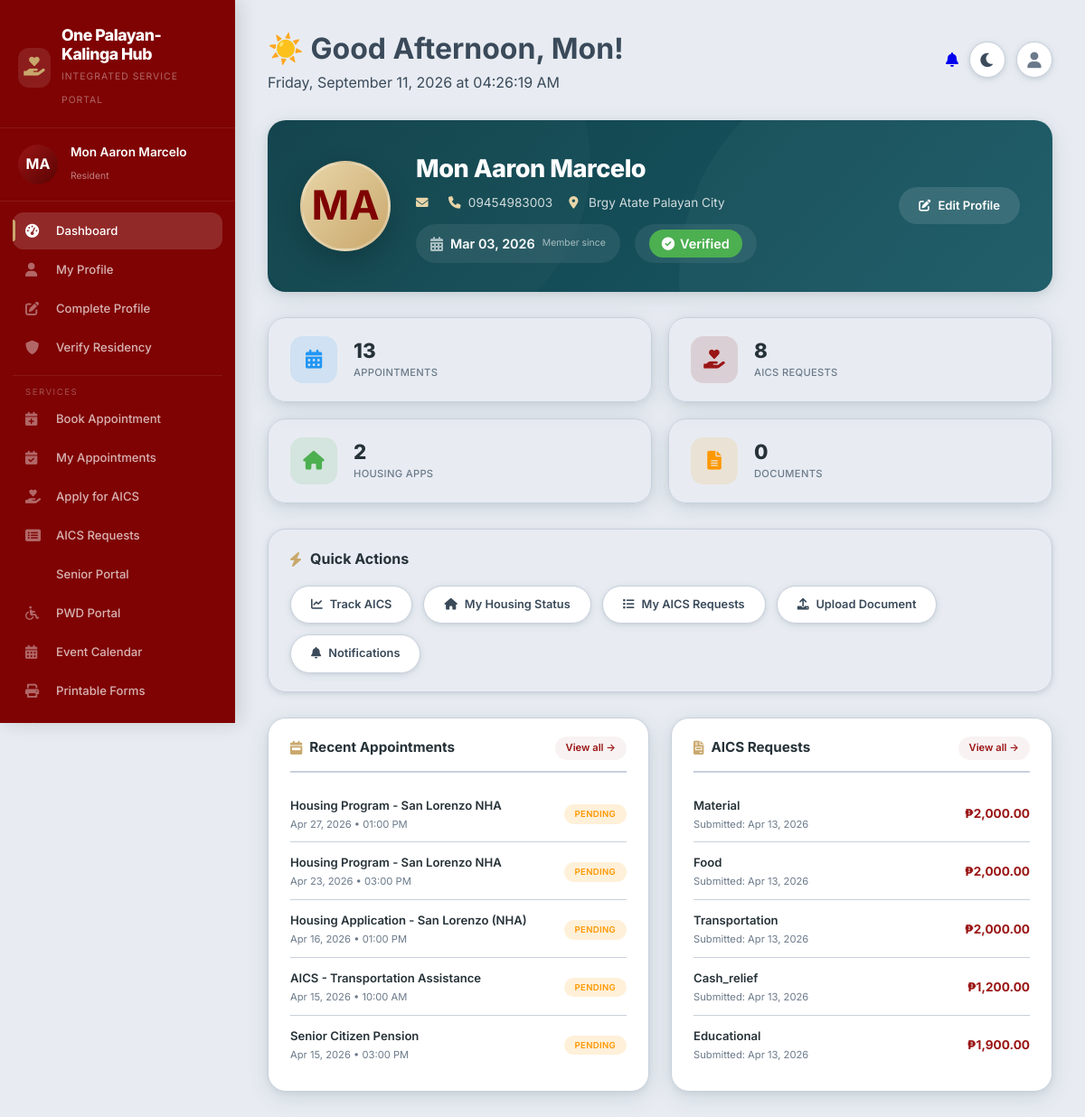
The page /dashboard.php (signed in) on the database as committed earlier.
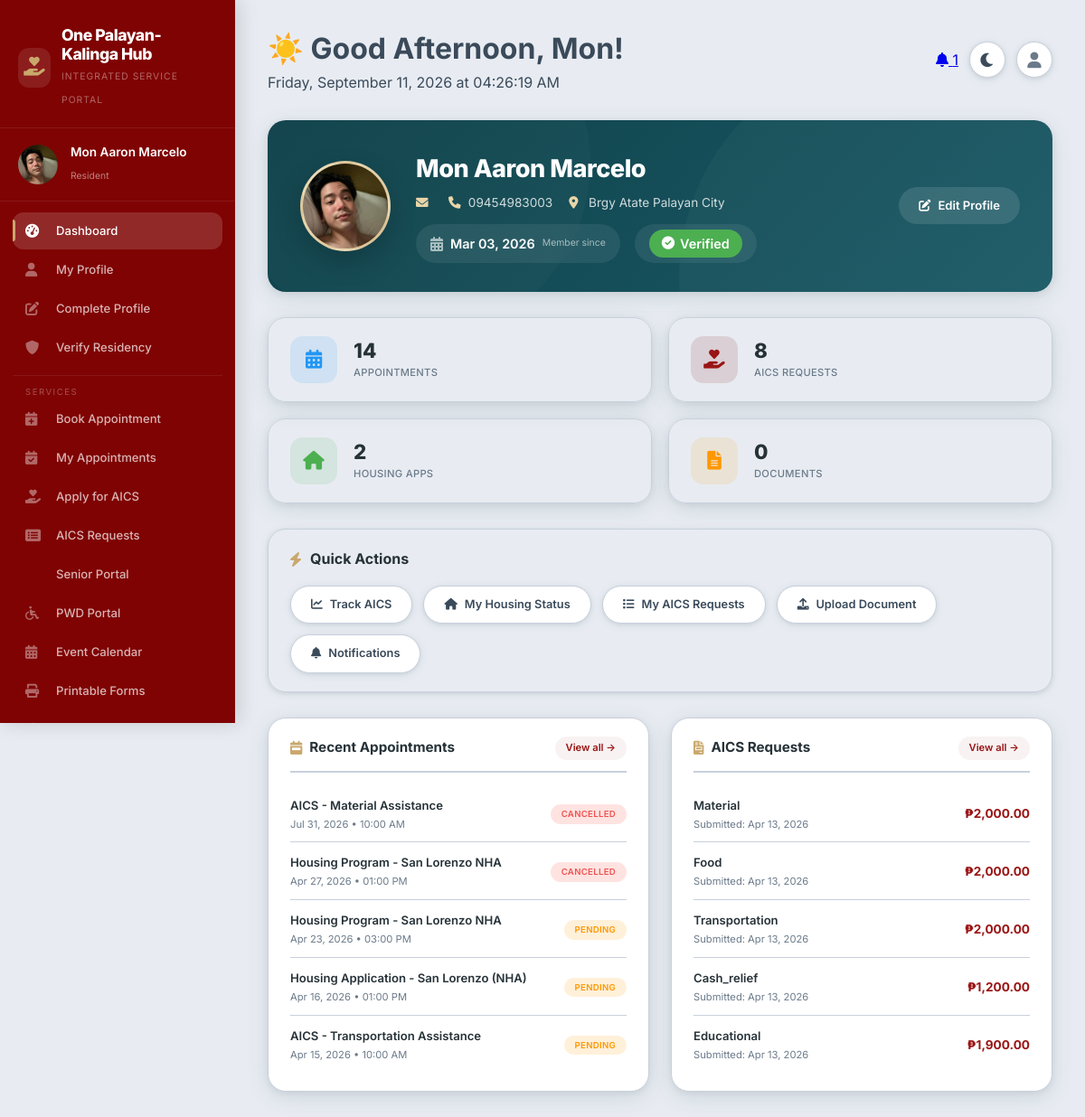
The same page on the database as committed later.
### tables this page shows
CREATE TABLE `appointments` (
  `appointment_id` int(11) NOT NULL,
  `user_id` int(11) DEFAULT NULL,
  `service_id` int(11) DEFAULT NULL,
  `appointment_date` date NOT NULL,
  `appointment_time` time NOT NULL,
  `service_type` varchar(100) DEFAULT 'General',
  `status` enum('pending','confirmed','completed','cancelled') DEFAULT 'pending',
  `purpose` text DEFAULT NULL,
  `notes` text DEFAULT NULL,
  `created_at` timestamp NOT NULL DEFAULT current_timestamp(),
  `updated_at` timestamp NOT NULL DEFAULT current_timestamp() ON UPDATE current_timestamp()
);

CREATE TABLE `services` (
  `service_id` int(11) NOT NULL,
  `category_id` int(11) DEFAULT NULL,
  `service_name` varchar(100) NOT NULL,
  `description` text DEFAULT NULL,
  `requirements` text DEFAULT NULL,
  `processing_time` varchar(50) DEFAULT NULL,
  `is_active` tinyint(1) DEFAULT 1,
  `service_code` varchar(50) DEFAULT NULL,
  `category` varchar(100) DEFAULT 'General',
  `duration_minutes` int(11) DEFAULT 30
);

CREATE TABLE `aics_requests` (
  `aics_id` int(11) NOT NULL,
  `user_id` int(11) NOT NULL,
  `request_type` enum('medical','funeral','educational','transportation','food','cash_relief','material') NOT NULL,
  `amount_requested` decimal(10,2) DEFAULT NULL,
  `amount_approved` decimal(10,2) DEFAULT NULL,
  `purpose` text DEFAULT NULL,
  `status` enum('submitted','reviewing','approved','rejected','released') DEFAULT 'submitted',
  `submission_date` timestamp NOT NULL DEFAULT current_timestamp(),
  `reviewed_by` int(11) DEFAULT NULL,
  `review_date` datetime DEFAULT NULL,
  `approved_by` int(11) DEFAULT NULL,
  `approval_date` datetime DEFAULT NULL,
  `release_date` datetime DEFAULT NULL,
  `rejection_reason` text DEFAULT NULL
);

CREATE TABLE `users` (
  `user_id` int(11) NOT NULL,
  `username` varchar(50) NOT NULL,
  `password` varchar(255) NOT NULL,
  `email` varchar(100) NOT NULL,
  `first_name` varchar(50) NOT NULL,
  `last_name` varchar(50) NOT NULL,
  `contact_number` varchar(20) DEFAULT NULL,
  `address` text DEFAULT NULL,
  `role` enum('resident','staff','admin') DEFAULT 'resident',
  `status` enum('active','inactive') DEFAULT 'active',
  `created_at` timestamp NOT NULL DEFAULT current_timestamp(),
  `updated_at` timestamp NOT NULL DEFAULT current_timestamp() ON UPDATE current_timestamp(),
  `last_login` datetime DEFAULT NULL,
  `is_active` tinyint(1) NOT NULL DEFAULT 1,
  `profile_picture` varchar(255) DEFAULT NULL,
  `verification_status` enum('pending','verified','rejected') DEFAULT 'pending',
  `verification_date` timestamp NULL DEFAULT NULL,
  `verified_by` int(11) DEFAULT NULL
);

### dashboard.php (the view, shortened to what the changed rows need)
<?php
$database = new Database();
$db = $database->getConnection();
$appointments_query = "SELECT a.*, s.service_name
                      FROM appointments a
                      JOIN services s ON a.service_id = s.service_id
                      WHERE a.user_id = :user_id
                      ORDER BY a.appointment_date DESC
                      LIMIT 5";
$appointments_stmt = $db->prepare($appointments_query);
$appointments_stmt->bindParam(':user_id', $_SESSION['user_id']);
$appointments_stmt->execute();
$aics_query = "SELECT * FROM aics_requests
               WHERE user_id = :user_id
               ORDER BY submission_date DESC
               LIMIT 5";
$aics_stmt = $db->prepare($aics_query);
$aics_stmt->bindParam(':user_id', $_SESSION['user_id']);
$aics_stmt->execute();
$count_query = "SELECT
    (SELECT COUNT(*) FROM appointments WHERE user_id = :user_id) as total_appointments,
    (SELECT COUNT(*) FROM aics_requests WHERE user_id = :user_id) as total_aics,
    (SELECT COUNT(*) FROM housing_beneficiaries WHERE user_id = :user_id) as total_housing,
    (SELECT COUNT(*) FROM documents WHERE user_id = :user_id) as total_documents,
    (SELECT COUNT(*) FROM notifications WHERE user_id = :user_id AND is_read = FALSE) as unread_notifications";
$count_stmt = $db->prepare($count_query);
$count_stmt->bindParam(':user_id', $_SESSION['user_id']);
$count_stmt->execute();
$counts = $count_stmt->fetch(PDO::FETCH_ASSOC);
$user_query = "SELECT * FROM users WHERE user_id = :user_id";
$user_stmt = $db->prepare($user_query);
$user_stmt->bindParam(':user_id', $_SESSION['user_id']);
$user_stmt->execute();
$user = $user_stmt->fetch(PDO::FETCH_ASSOC);
$verification_status = $user['verification_status'] ?? 'pending';
$initials = '';
$name_parts = explode(' ', $_SESSION['full_name']);
foreach ($name_parts as $part) {
    $initials .= strtoupper(substr($part, 0, 1));
}
$initials = substr($initials, 0, 2);
$profile_picture = $user['profile_picture'] ?? '';
$avatar_url = !empty($profile_picture) && file_exists($profile_picture)
    ? $profile_picture
    : '';
$dark_mode = isset($_COOKIE['dark_mode']) && $_COOKIE['dark_mode'] === 'enabled';
$hour = date('H');
$greeting = $hour < 12 ? 'Morning' : ($hour < 18 ? 'Afternoon' : 'Evening');
$greeting_emoji = $hour < 12 ? '🌅' : ($hour < 18 ? '☀️' : '🌙');
?>
<!DOCTYPE html>
<html lang="en" data-theme="<?php echo $dark_mode ? 'dark' : 'light'; ?>">
<head>
    <link rel="stylesheet" href="https://cdnjs.cloudflare.com/ajax/libs/font-awesome/6.0.0/css/all.min.css">
    <link rel="stylesheet" href="css/portal-layout.css">
</head>
<body>
    <div class="app-container">
        <div class="sidebar" id="sidebar">
            <div class="sidebar-header">
                <div class="logo-text">
                    <h2>One Palayan-Kalinga Hub</h2>
                </div>
            </div>
            <div class="user-info-sidebar">
                <div class="user-avatar-sidebar">
                    <?php if (!empty($avatar_url)): ?>
                        <img src="<?php echo htmlspecialchars($avatar_url); ?>" alt="Profile">
                    <?php else: ?>
                        <?php echo $initials; ?>
                    <?php endif; ?>
                </div>
                <div>
                    <h4><?php echo htmlspecialchars($_SESSION['full_name']); ?></h4>
                    <span>Resident</span>
                </div>
            </div>
        </div>
        <div class="main-content">
            <div class="top-bar">
                <div class="top-bar-left">
                    <div class="welcome-text">
                        <h1>
                            <span class="greeting-emoji"><?php echo $greeting_emoji; ?></span>
                            Good <?php echo $greeting; ?>, <?php echo explode(' ', $_SESSION['full_name'])[0]; ?>!
                        </h1>
                    </div>
                </div>
                <div class="top-bar-actions">
                    <a href="notifications.php" class="notification-bell">
                        <i class="fas fa-bell"></i>
                        <?php if (($counts['unread_notifications'] ?? 0) > 0): ?>
                            <span class="badge"><?php echo $counts['unread_notifications']; ?></span>
                        <?php endif; ?>
                    </a>
                </div>
            </div>
            <div class="profile-header">
                <div class="profile-row">
                    <div class="large-avatar">
                        <?php if (!empty($avatar_url)): ?>
                            <img src="<?php echo htmlspecialchars($avatar_url); ?>" alt="Profile Picture">
                        <?php else: ?>
                            <?php echo $initials; ?>
                        <?php endif; ?>
                    </div>
                    <div class="profile-info">
                        <h1><?php echo htmlspecialchars($_SESSION['full_name']); ?></h1>
                        <div class="details">
                            <span><i class="fas fa-envelope"></i>
                                <?php echo htmlspecialchars($user['email'] ?? 'Not provided'); ?></span>
                            <span><i class="fas fa-phone"></i>
                                <?php echo htmlspecialchars($user['contact_number'] ?? 'Not provided'); ?></span>
                            <span><i class="fas fa-map-marker-alt"></i>
                                <?php echo htmlspecialchars($user['address'] ?? 'Not provided'); ?></span>
                        </div>
                        <div class="profile-stats">
                            <div class="profile-stat">
                                <i class="fas fa-calendar-alt" style="color: rgba(255,255,255,0.6);"></i>
                                <span><?php echo date('M d, Y', strtotime($user['created_at'] ?? 'now')); ?></span>
                                <small>Member since</small>
                            </div>
                            <div class="profile-stat">
                                <span class="verification-badge badge-<?php echo $verification_status; ?>">
                                    <i class="fas fa-<?php
                                    echo $verification_status == 'verified' ? 'check-circle' :
                                        ($verification_status == 'pending' ? 'clock' : 'times-circle');
                                    ?>"></i>
                                    <?php echo ucfirst($verification_status); ?>
                                </span>
                            </div>
                        </div>
                    </div>
                    <a href="profile.php" class="edit-profile-btn">
                        <i class="fas fa-edit"></i> Edit Profile
                    </a>
                </div>
            </div>
            <div class="stats-grid">
                <div class="stat-card" onclick="window.location.href='my-appointments.php'">
                    <div class="stat-info">
                        <h3><?php echo $counts['total_appointments'] ?? 0; ?></h3>
                        <p>Appointments</p>
                    </div>
                </div>
            </div>
            <div class="two-columns">
                <div class="dashboard-card">
                    <?php
                    $appointments_stmt->execute();
                    if ($appointments_stmt->rowCount() > 0):
                        ?>
                        <div class="item-list">
                            <?php while ($appointment = $appointments_stmt->fetch(PDO::FETCH_ASSOC)): ?>
                                <div class="list-item">
                                    <div class="item-info">
                                        <h4><?php echo htmlspecialchars($appointment['service_name']); ?></h4>
                                        <p><?php echo date('M d, Y', strtotime($appointment['appointment_date'])); ?> •
                                            <?php echo date('h:i A', strtotime($appointment['appointment_time'])); ?></p>
                                    </div>
                                    <span
                                        class="status-badge <?php echo strtolower($appointment['status']); ?>"><?php echo ucfirst($appointment['status']); ?></span>
                                </div>
                            <?php endwhile; ?>
                        </div>
                    <?php endif; ?>
                </div>
                <div class="dashboard-card">
                    <?php
                    $aics_stmt->execute();
                    if ($aics_stmt->rowCount() > 0):
                        ?>
                        <div class="item-list">
                            <?php while ($aics = $aics_stmt->fetch(PDO::FETCH_ASSOC)): ?>
                                <div class="list-item">
                                    <div class="item-info">
                                        <h4><?php echo ucfirst($aics['request_type']); ?></h4>
                                        <p>Submitted: <?php echo date('M d, Y', strtotime($aics['submission_date'])); ?></p>
                                    </div>
                                    <span class="amount-tag">₱<?php echo number_format($aics['amount_requested'], 2); ?></span>
                                </div>
                            <?php endwhile; ?>
                        </div>
                    <?php endif; ?>
                </div>
            </div>
        </div>
    </div>
</body>
</html>

Rows that differ between the two databases and show on the page:
no longer on this page (row unchanged): appointments: service.service_name "Senior Citizen Pension", appointment_date "Apr 15, 2026", appointment_time "03:00 PM", status "PENDING"
changed users "Verified": profile_picture: picture added
added appointments: service.service_name "AICS - Material Assistance", appointment_date "Jul 31, 2026", appointment_time "10:00 AM", status "CANCELLED"
changed appointments "Apr 27, 2026": status "PENDING" → "CANCELLED"
Other text that changed with them:
$counts['unread_notifications']: (not shown) → "1"
$counts['total_appointments']: "13" → "14"
$initials: "MA" → (not shown)
